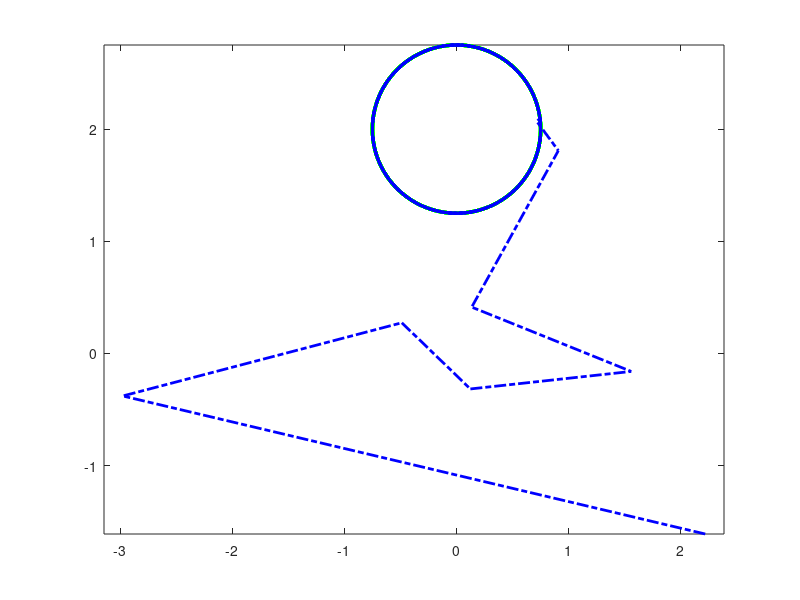

MATLAB code for this plot: (Note: this script raises an error after producing the figure.)

%% 2DoF

home
clear
clc
% envirment
g=9.81*1;
% parameters of robot
m=1.5;
L=1.5;
% EF motion
f=1;
A=.75;
phi=pi/2;
Tres=0.005;
time=0:Tres:4/f;


% Circle motion
f=0.5;
phi=pi/2;
Tres=0.005;
time=0:Tres:10/f;
Middle=ceil(9*length(time)/10);
xef=A*cos(2*pi*f*time)+0;
yef=A*sin(2*pi*f*time)+2;
Dxef=-(2*pi*f)*A*sin(2*pi*f*time);
Dyef= (2*pi*f)*A*cos(2*pi*f*time);
D2xef=-(2*pi*f)^2*A*cos(2*pi*f*time);
D2yef=-(2*pi*f)^2*A*sin(2*pi*f*time);
q1=deg2rad(-60);
q2=deg2rad(48.031);
q3=deg2rad(-51.317);


% % Line motion: Horizontal
% phi=0;
% time=0:Tres:20/f;
% Middle=ceil(19*length(time)/20);
% xef=A*cos(2*pi*f*time+phi);
% yef=2.5*ones(size(time));
% Dxef=-(2*pi*f)*A*sin(2*pi*f*time+phi);
% Dyef= 2*zeros(size(time));
% D2xef=-(2*pi*f)^2*A*cos(2*pi*f*time+phi);
% D2yef= 2*zeros(size(time));
% q1=deg2rad( 42.7023); % 41.7023 deg for y=2.5m  ,  22.2 deg for y=2.0m
% q2=deg2rad(19.2663); % 18.2663 deg for y=2.5m  ,  29.468 deg for y=2.0m
% q3=deg2rad(80.3377); % 44.3377 deg for y=2.5m  ,  71.431 deg for y=2.0m



figure('name','Path (3DoF)')
plot(xef,yef,'linewidth',2.5,'linestyle','-','color','g')

Pos=[xef;yef];
DPos=[Dxef;Dyef];
D2Pos=[D2xef;D2yef];


for i=1:length(time)-1
    lPos=L*[cos(q1(i))+cos(q1(i)+q2(i));
            sin(q1(i))+sin(q1(i)+q2(i))];

    cPos=Pos(:,i+1);
    dx=cPos-lPos;

    JJ=L*[-sin(q1(i))-sin(q1(i)+q2(i)), -sin(q1(i)+q2(i));
           cos(q1(i))+cos(q1(i)+q2(i)),  cos(q1(i)+q2(i))]; 

    dq=JJ^-1*dx;
    q1(i+1)=q1(i)+dq(1);
    q2(i+1)=q2(i)+dq(2);
    
end



RPos=L*[cos(q1)+cos(q1+q2);
        sin(q1)+sin(q1+q2)];
hold all
plot(RPos(1,:),RPos(2,:),'linewidth',2,'linestyle','-.','color','b')
hold off
axis equal

q=[q1;q2];
Dq=differential(q,time,Tres);
D2q=differential(Dq,time,Tres);
torqueDesire=TorqueCalculator2(D2q,Dq,q,g,m,m,L,L);


figure('name','Path (3DoF)')
    plot(xef(Middle:end),yef(Middle:end),'linewidth',2.5,'linestyle','-','color','g')
    hold on 
    plot(RPos(1,Middle:end),RPos(2,Middle:end),'linewidth',2,'linestyle','-.','color','b')
    legend('Desired','Static Path Planing')
    hold off
    axis equal

figure('name','Joint Trajectories')
    subplot(2,1,1)
    plot(time(Middle:end),q1(Middle:end))
    grid on
    subplot(2,1,2)
    plot(time(Middle:end),q2(Middle:end))
    grid on
    
    
figure('name','Desired Torque vs Time')
    plot(time(Middle:end),torqueDesire(:,Middle:end))
    legend('\tau_1','\tau_2')
    xlabel('time (s)')
    ylabel('\tau')
    grid on
    

%%
% DoF system
nn=2; % number of joints
% DoF of Optimization 
rQ=8; % Degree of joint trajectory
rU=3; % Degree of passive torque
% B matrix
B=eye(nn);
% WeightMatrix
Weight=[ 3 2 2]';
Sat=[1,1,1];

% Landa for [DQ  D2q ]
SeletcStr={'DQ','D2Q'};
SelectLanda=[0 1];
Landa=[1e-7 1e-3];


Time=time(Middle:end)-time(Middle);
Q1=q1(Middle:end);
Q2=q2(Middle:end);
XEF=xef(Middle:end);
YEF=yef(Middle:end);
DXEF=Dxef(Middle:end);
DYEF=Dyef(Middle:end);
D2XEF=D2xef(Middle:end);
D2YEF=D2yef(Middle:end);
TorqueDesQ1=torqueDesire(1,Middle:end);
TorqueDesQ2=torqueDesire(2,Middle:end);
TorqueDesire=[TorqueDesQ1;TorqueDesQ2];


[Alpha_Q1,BezireCoef_q1]= BezierCoeffinet(Time,Q1,rQ);
[Alpha_Q2,BezireCoef_q2]= BezierCoeffinet(Time,Q2,rQ);
Q1val=polyval(Alpha_Q1,Time);
Q2val=polyval(Alpha_Q2,Time);
QVal=[Q1val;Q2val];

    
CoefBLS_UPassive1 = LSParamPoly(Q1',TorqueDesQ1',rU,(Landa.*SelectLanda),Sat(1));    
CoefBLS_UPassive2 = LSParamPoly(Q2',TorqueDesQ2',rU,(Landa.*SelectLanda),Sat(2));    
CoefBLS_UPassive=[CoefBLS_UPassive1;CoefBLS_UPassive2];

TorquePassiveQ1val=polyval(CoefBLS_UPassive1,Q1);
TorquePassiveQ2val=polyval(CoefBLS_UPassive2,Q2);
TorquePassiveVal=[TorquePassiveQ1val; TorquePassiveQ2val];
    

% Integral Matrix
IntU2=0;
Cost=0;
CostSub=0;
CostSlopeD1Q=0;
CostSlopeD2Q=0;
for i=1:nn
    QQ=[];
    DQ=[];
    CoefBLSI = LSParamPoly(QVal(i,:),TorqueDesire(i,:)',rU,Landa,Sat(i));    
    for j=1:length(QVal(i,:))
         QQ(j,:) = QVal(i,j).^(rU:-1:0)';
         DQ(j,:) = ([QVal(i,j).^(rU-1:-1:0) 0].*(rU:-1:0))';
         D2Q(j,:) = ([QVal(i,j).^(rU-2:-1:0) 0 0].*(rU:-1:0).*(rU-1:-1:-1))';
    end

    IntU2=IntU2 + ...
          Weight(i)* 1/2*(TorqueDesire(i,:)' - QQ*CoefBLSI )'* (TorqueDesire(i,:)' - QQ*CoefBLSI )*Tres;

    CostSlopeD1Q = CostSlopeD1Q + Weight(i)* 1/2*CoefBLSI'*(DQ'*DQ)*CoefBLSI*Tres;
    CostSlopeD2Q = CostSlopeD2Q + Weight(i)* 1/2*CoefBLSI'*(D2Q'*D2Q)*CoefBLSI*Tres;
end




BetaOptimal=[CoefBLS_UPassive1;CoefBLS_UPassive2];
TorquePassiveQ1valOptimal=polyval(BetaOptimal(0*(rU+1)+1:1*(rU+1)),Q1);
TorquePassiveQ2valOptimal=polyval(BetaOptimal(1*(rU+1)+1:2*(rU+1)),Q2val);
TorquePassiveValOptimal=[TorquePassiveQ1valOptimal; TorquePassiveQ2valOptimal];

 
figure('name','Desired Torque vs Angle')
    subplot(2,1,1)
    plot(rad2deg(q1(Middle:end)),torqueDesire(1,Middle:end),'linewidth',2)
    hold all
    plot(rad2deg(q1(Middle:end)),TorquePassiveQ1val,'linewidth',2)
    title('Initial Desired Torque-Angle Profile','FontWeight','normal','FontSize',16,'FontName','Times');
    xlabel('q_1 (deg)','FontWeight','bold','FontSize',14,'FontName','mwa_cmb10');
    ylabel('\tau_1 (N.m)','FontWeight','bold','FontSize',14,'FontName','mwa_cmb10');
    set(gca,'YMinorGrid','on')
    grid on
    
    subplot(2,1,2)
    plot((rad2deg(q2(Middle:end))),torqueDesire(2,Middle:end),'linewidth',2)
    hold all
    plot(rad2deg(q2(Middle:end)),TorquePassiveQ2val,'linewidth',2)
    xlabel('q_2 (deg)','FontWeight','bold','FontSize',14,'FontName','mwa_cmb10');
    ylabel('\tau_2 (N.m)','FontWeight','bold','FontSize',14,'FontName','mwa_cmb10');
    set(gca,'YMinorGrid','on')
    grid on
    
IntU2
CostSlopeD2Q
TotalCost_Opt = IntU2   + sum(Landa.*SelectLanda.*[CostSlopeD1Q CostSlopeD2Q])
TorqueActive=torqueDesire(:,Middle:end)-TorquePassiveVal;
IntAbsUdqActive=sum(sum(abs(TorqueActive.*Dq(:,Middle:end)),2))*Tres
IntAbsUdqActive=sum(sum(abs(torqueDesire(:,Middle:end).*Dq(:,Middle:end)),2))*Tres


%% 3DoF

clear
close
home

% envirment
g=9.81*0;

% parameters of robot
m=1;
L=1;

% EF motion
f=1;
A=1;
phi=0;
Tres=0.005;
time=0:Tres:10/f;

Start=ceil(length(time)/4);

% % Circle Motion
% Xef=A*cos(2*pi/f*time)+1.5;
% Yef=A*sin(2*pi/f*time)+1;
% 
% DXef=-(2*pi/f)*A*sin(2*pi/f*time);
% DYef= (2*pi/f)*A*cos(2*pi/f*time);
% 
% D2Xef=-(2*pi/f)^2*A*cos(2*pi/f*time);
% D2Yef=-(2*pi/f)^2*A*sin(2*pi/f*time);
% q1=deg2rad(0);
% q2=deg2rad(8.031);
% q3=deg2rad(51.317);


% Line motion: Horizontal
Xef=A*cos(2*pi*f*time+phi);
Yef=2.5*ones(size(time));
DXef=-(2*pi*f)*A*sin(2*pi*f*time+phi);
DYef= 2*zeros(size(time));
D2Xef=-(2*pi*f)^2*A*cos(2*pi*f*time+phi);
D2Yef= 2*zeros(size(time));
q1=deg2rad( 22.7023); % 41.7023 deg for y=2.5m  ,  22.2 deg for y=2.0m
q2=deg2rad(29.2663); % 18.2663 deg for y=2.5m  ,  29.468 deg for y=2.0m
q3=deg2rad(80.3377); % 44.3377 deg for y=2.5m  ,  71.431 deg for y=2.0m



figure('name','Path (3DoF)')
plot(Xef,Yef,'linewidth',2.5,'linestyle','-','color','g')

Pos=[Xef;Yef];
DPos=[DXef;DYef];
D2Pos=[D2Xef;D2Yef];

%%%%%%%%%%%%%%%%%%%%%%%%%

for i=1:length(time)-1
    lPos=L*[cos(q1(i))+cos(q1(i)+q2(i))+cos(q1(i)+q2(i)+q3(i));
            sin(q1(i))+sin(q1(i)+q2(i))+sin(q1(i)+q2(i)+q3(i))];

    cPos=Pos(:,i);
    dx=cPos-lPos;

    JJ=L*[-sin(q1(i))-sin(q1(i)+q2(i))-sin(q1(i)+q2(i)+q3(i)), -sin(q1(i)+q2(i))-sin(q1(i)+q2(i)+q3(i)), -sin(q1(i)+q2(i)+q3(i));
           cos(q1(i))+cos(q1(i)+q2(i))+cos(q1(i)+q2(i)+q3(i)),  cos(q1(i)+q2(i))+cos(q1(i)+q2(i)+q3(i)),  cos(q1(i)+q2(i)+q3(i))]; 

    dq=JJ'*(JJ*JJ')^-1*dx;

    q1(i+1)=q1(i)+dq(1);
    q2(i+1)=q2(i)+dq(2);
    q3(i+1)=q3(i)+dq(3);
    
end



RPos=L*[cos(q1)+cos(q1+q2)+cos(q1+q2+q3);
        sin(q1)+sin(q1+q2)+sin(q1+q2+q3)];
hold all
plot(RPos(1,:),RPos(2,:),'linewidth',2,'linestyle','-.','color','b')

%%%%%%%%%%%%%%%%%%%%%
OdeOpt= odeset('RelTol',1e-5,'AbsTol',1e-5*ones(1,7));
InitState=deg2rad([ 0 8.031 51.317 ,0 0 0, 0]);
DPos=[DXef;DYef];
D2Pos=[D2Xef;D2Yef];

Kp=10000;
Kd=200;

[T,Y] = ode15s(@(t,Y)SirDyn(t,Y,g,L,m,Pos,DPos,D2Pos,time,Kp,Kd), time,InitState,OdeOpt);

EnergyABS=Y(end,end)

q1=Y(:,1)';
q2=Y(:,2)';
q3=Y(:,3)';
RPos=L*[cos(q1)+cos(q1+q2)+cos(q1+q2+q3);
        sin(q1)+sin(q1+q2)+sin(q1+q2+q3)];
plot(RPos(1,:),RPos(2,:),'linewidth',2,'linestyle','--','color','r')
xlabel('x')
ylabel('y')
hold off
axis equal
legend('Desired','Static path planing','dynamic path planing')

torqueDesire=TorqueCalculator(T,Y,g,m,m,m,L,L,L,Pos,DPos,D2Pos,time,Kp,Kd);
figure('name','Torque')
plot(time(Start:end),torqueDesire(:,Start:end))
legend('\tau_1','\tau_2','\tau_3')
xlabel('time (s)')
ylabel('\tau')
